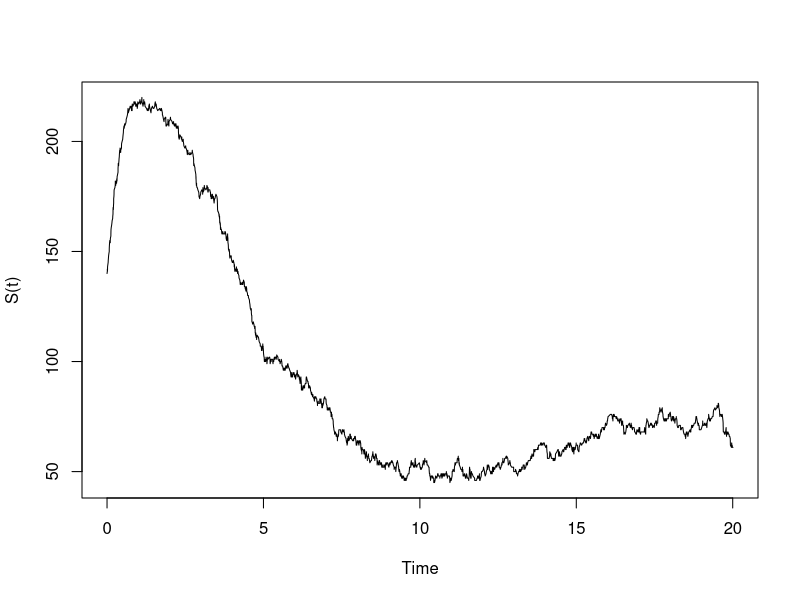
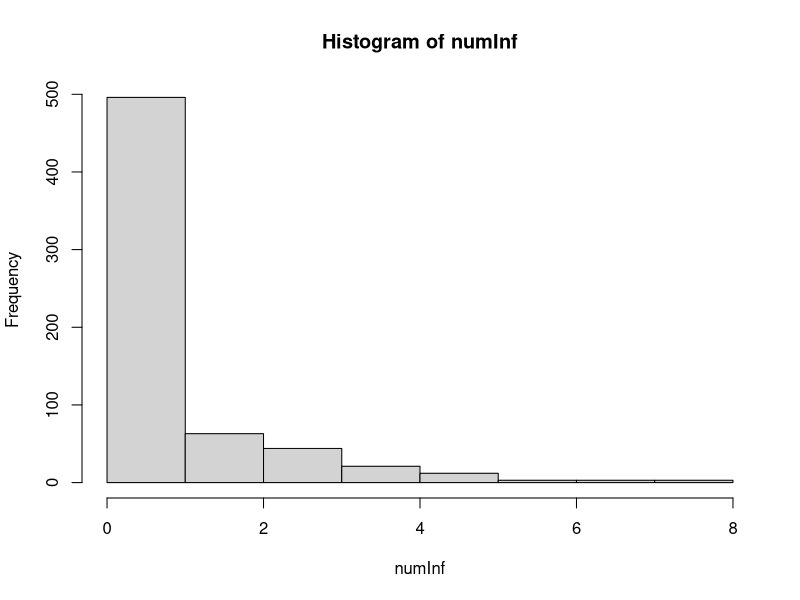

Here is the R script that generated these plots, in order:
pick_individuals_multivariate <-function(N, traitmeans, traitsds, corr){
  ## Generate Lognormal random variables with zeros. 
  ## traitmeans - Vector of mean trait values
  ## traitsds - Vector of trait standard deviations
  ## R - Correlation matrix - should have 1s along the diagonal and off-diagonal elements reflecting correlations between different variables
  
  ## Number of traits
  p <- length(traitmeans);
  mu <- matrix(0,p,1);
  sigma <- matrix(0,p,p);
  for (i in 1:p) {
    mu[i] = log(traitmeans[i]^2 / sqrt(traitsds[i]^2+traitmeans[i]^2))
    sigma[i,i] = log(1 + traitsds[i]^2/traitmeans[i]^2);
  }
  
  Cov <- sqrt(sigma)%*%corr%*%sqrt(sigma);
  X <- matrix(rnorm(p*N,0,1), nrow = N, ncol = p);
  for (i in 1:N){
    X[i,] <- exp(mu + chol(Cov)%*%X[i,])
  }
  colnames(X) <- names(traitmeans) ## give the columns names
  return(X);
}

## New version that returns information on the traits and fitness of every infected individual
## This version can be used to simulate an SIR with covariance between *any* two parameters, 
## specified by the new input variable 'covParams' which must be a vector of two of the 
## four parameters ('c', 'shed', 'alpha', 'gamma'). Thus you must also specify standard 
## deviations for all four parameters in the 'params' input variable, and these *must*
## be specified with the full parameter name (e.g., "sd_alpha" rather than "sd_a")
gillespie.SIR.cov_storage <- function(tmax, params, corr, x, covParams, seed=floor(runif(1,1,1e5))) {
  set.seed(seed)
  ## Set the demographic parameters that do not vary
  b = params["b"]
  bs = params["bs"]
  d = params["d"]
  
  S=x["S"]
  I=x["I"]
  R=x["R"]
  
  ## Setting up storage is actually pretty important for this model because so much information is being retained that it can slow computation a lot
  ## In particular, you need to store data for every infected individual that ever lived, not just the individuals that are currently alive
  ## It's also important to store beginning and end times for each infection - that way you can actually calculate how many individuals are alive at any moment in time.
  ## Because we want to keep track of how many infections are caused by each infected person, we need to give every infected individual a full suite of traits (shedding, contact, virulence, and recovery), even though only two of those will vary at any one time. 
  storage <- data.frame(ID=1:1e5, c=rep(NA,1e5), shed=rep(NA,1e5), alpha=rep(NA,1e5), gamma=rep(NA,1e5), numInf=rep(0,1e5), tInf=rep(NA,1e5), tEnd=rep(Inf,1e5))
  
  ## also set up some storage that just keeps track of the population sizes at every moment in time
  popSizes <- vector(mode='list', 1e6)
  
  ## draw the covarying traits of our initial infected individuals and store them
  new_i <- pick_individuals_multivariate(I, traitmeans=params[covParams], traitsds=params[paste('sd',covParams,sep="_")], corr=corr) 
  storage[1:I,c('c','shed','alpha','gamma','tInf')] <- data.frame(c=ifelse(rep('c' %in% covParams,I), new_i[,'c'], rep(params['c'],I)),
                                                                  shed=ifelse(rep('shed' %in% covParams,I), new_i[,'shed'], rep(params['shed'],I)),
                                                                  alpha=ifelse(rep('alpha' %in% covParams,I), new_i[,'alpha'], rep(params['alpha'],I)),
                                                                  gamma=ifelse(rep('gamma' %in% covParams,I), new_i[,'gamma'], rep(params['gamma'],I)),
                                                                  tInf=rep(0,I))
  
  ## start at time 0
  t <- 0 
  ## ID counter (the ID to assign to the next infection)
  ID <- I+1
  ## popSize list counter
  i <- 1
  
  #start algorithm
  while(t < tmax & I > 0 ) { 
    #print(t)
    ## count how many infected people there are right now - these are individuals with birth times <= the current time and death times that are still Inf
    ## Do this by first collecting all of their IDs
    aliveID <- storage[which(with(storage, tInf<=t & is.infinite(tEnd))),'ID']
    #print(aliveID)
    ## number alive is just the length of that vector
    I <- length(aliveID)
    ## Store the current population size and increment the counter
    popSizes[[i]] <- c(t, S, I, R)
    i <- i + 1
    
    ## Calculate the rates
    irate = storage[aliveID,'c']*storage[aliveID,'shed']/(1 + storage[aliveID,'shed'])*S ## individual infection rates
    rrate = storage[aliveID,'gamma'] ## individual recovery rates
    drateI <- d + storage[aliveID,'alpha'] ## individual mortality rates
    brate <- (b - bs*(S+I+R)) * (S+I+R) ## population-level birth rate
    drateS <- d*S ## population-level death rates for susceptible and recovered hosts
    drateR <- d*R
    ## Put all the rates into a single vector
    rates<-c(irate,rrate,drateI,brate,drateS,drateR)
    ## what time does the event happen?
    dt <- rexp(1, rate=sum(rates))
    ## update t 
    t <- t + dt
    ## "wheel of fortune"
    wheel <- cumsum(rates)/sum(rates)
    ## which event happens? Draw a random uniform to determine
    rand <- runif(1)
    event <- 1 + sum(rand > wheel) 
    #print(event)
    if (event%in%1:I){ ## the first I events are infections 
      S <- S-1
      ## the individual who caused the infection has ID equal to aliveID[event] - increase their numInf by 1
      storage[aliveID[event],'numInf'] <- storage[aliveID[event],'numInf'] + 1
      ## generate traits for the new individual
      new_i <- pick_individuals_multivariate(1, traitmeans=params[covParams], traitsds=params[paste('sd',covParams,sep="_")], corr=corr) 
      ## assign it to the next ID and store it
      storage[ID,c('c','shed','alpha','gamma','tInf')] <- data.frame(c=ifelse('c' %in% covParams, new_i[,'c'], params['c']),
                                                                     shed=ifelse('shed' %in% covParams, new_i[,'shed'], params['shed']),
                                                                     alpha=ifelse('alpha' %in% covParams, new_i[,'alpha'], params['alpha']),
                                                                     gamma=ifelse('gamma' %in% covParams, new_i[,'gamma'], params['gamma']),
                                                                     tInf=t)
      ## increment ID by 1
      ID <- ID+1
    }
    else if(event%in%((I+1):(2*I))) { ## events I+1:2*I are all recoveries
      R <- R+1
      ## the individual who recovered has ID equal to aliveID[event-I] - set their tEnd to the current time
      storage[aliveID[event-I],'tEnd'] <- t
    } 
    
    else if(event%in%((2*I+1):(3*I))) { ## events 2*I+1:3*I are all deaths
      ## the individual who recovery has ID equal to aliveID[event-2*I] - set their tEnd to the current time
      storage[aliveID[event-2*I],'tEnd'] <- t
    }
    else if (event==(3*I+1)) { ## birth of S
      S <- S+1
    }
    else if (event==(3*I+2)) { ## death of S
      S <- S-1
    }
    else {   ### death of R
      R <- R-1
    }
    
    #print(storage[1:ID,])
    #readline(prompt="Press [enter] to continue")
  }
  ## Store the final population size
  popSizes[[i]] <- c(t, S, I, R)
  popSizes <- popSizes[1:i]
  popSizes <- do.call('rbind.data.frame',popSizes)
  colnames(popSizes) <- c('t','S','I','R')
  storage <- storage[1:ID,]
  results <- list(popSizes, storage)
  return(results)
}

params = c(c=.1, shed=.05, alpha=.1, gamma=.12, sd_c=0.05, sd_shed=0.025, sd_alpha=0.05, sd_gamma=0.06, b=2.5, d=.1, bs=.01)
gillespie.SIR.cov_storage(tmax=20, 
                          params=params, 
                          corr=matrix(c(1,0,0,1), nrow=2, byrow=T), 
                          x=c(S=140,I=10,R=0), 
                          covParams=c('c','alpha')) -> example1

gillespie.SIR.cov_storage(tmax=20, 
                          params=params, 
                          corr=matrix(c(1,0,0,1), nrow=2, byrow=T), 
                          x=c(S=140,I=10,R=0), 
                          covParams=c('shed','gamma')) -> example2


gillespie.SIR.cov_storage(tmax=20, 
                          params=params, 
                          corr=matrix(c(1,0,0,1), nrow=2, byrow=T), 
                          x=c(S=140,I=10,R=0), 
                          covParams=c('alpha','gamma')) -> example3

## Plots you can make
## Easy stuff like population dynamics
plot(example3[[1]]$t, example3[[1]]$S, type='l', xlab='Time', ylab='S(t)')
## More interesting stuff like histograms of fitness (probably should censor any individual that was still alive, since its fitness is incomplete)
with(subset(example3[[2]], !is.infinite(tInf)), hist(numInf, breaks=max(numInf)+1)) ## most individuals have 0 fitness
